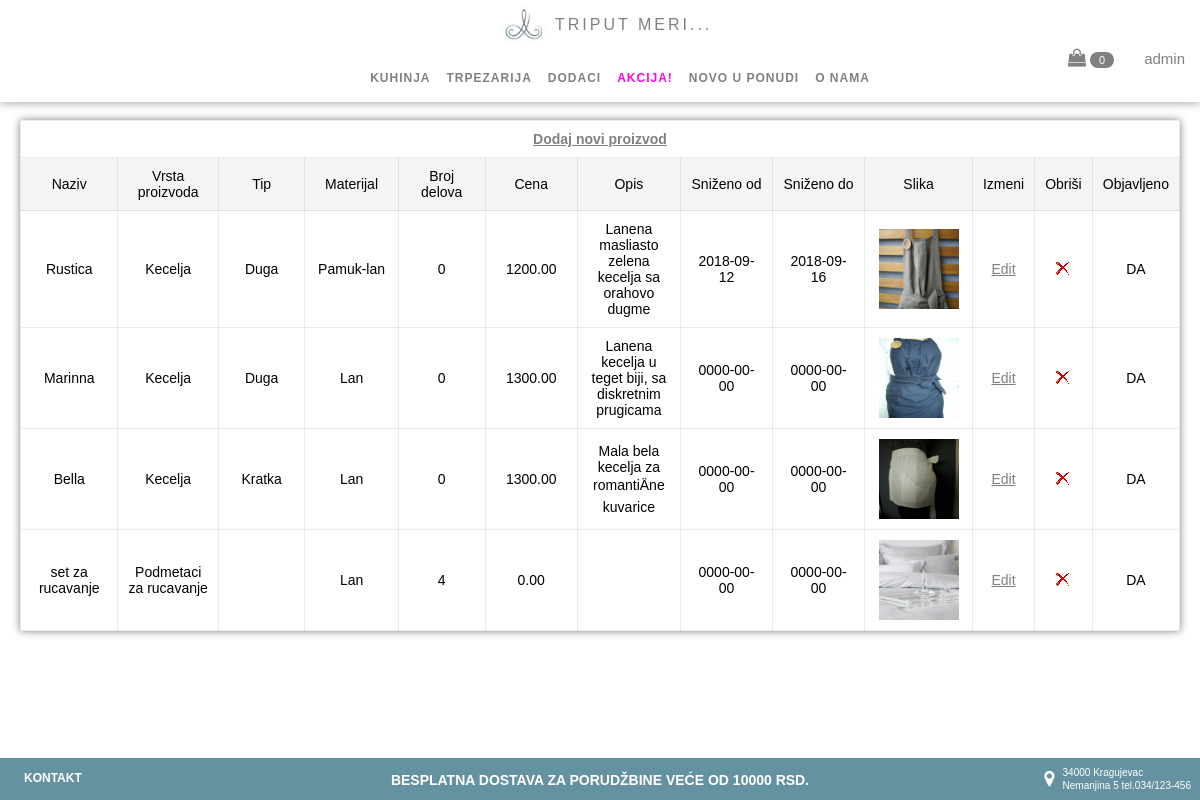
The app's page /admin.php (signed in) with its own data.
### tables this page shows
CREATE TABLE `product` (
  `Id` int(11) NOT NULL,
  `Name` varchar(50) NOT NULL,
  `TypeId` varchar(50) NOT NULL,
  `Price` decimal(16,2) NOT NULL,
  `Description` varchar(800) NOT NULL,
  `OnSaleFromDate` date NOT NULL,
  `OnSaleToDate` date NOT NULL,
  `Material` varchar(50) NOT NULL,
  `Subcategory` varchar(50) NOT NULL,
  `NumberOfPeaces` int(50) NOT NULL,
  `ImgPath` varchar(50) NOT NULL,
  `Category` varchar(50) DEFAULT NULL,
  `UserDeleted` bit(1) DEFAULT NULL,
  `CreatedOn` date DEFAULT NULL,
  `ModifiedOn` date DEFAULT NULL,
  `PublishedOn` datetime DEFAULT NULL,
  `IsPublished` bit(1) DEFAULT NULL
);

CREATE TABLE `images` (
  `Id` int(11) NOT NULL,
  `ProductId` int(11) NOT NULL,
  `ImagePath` varchar(100) NOT NULL,
  `IsCover` bit(1) DEFAULT NULL
);

### admin.php (the view, shortened to what this page needs)
<html>
<head>
<?php
        include("includes/head.inc.php");
    ?>
</head>
<body>
<header>
    <?php
        include("includes/header.inc.php");
    ?>
</header>
<section>
<div class="padd-20">
    <table id="products">
        <tr>
            <th colspan="13"><a href="addNewEntry.php"><u>Dodaj novi proizvod</u></a></th>
        </tr>
        <tr>
            <td>Naziv</td>
            <td>Vrsta proizvoda</td>
            <td>Tip</td>
            <td>Materijal</td>
            <td>Broj delova</td>
            <td>Cena</td>
            <td>Opis</td>
            <td>Sniženo od</td>
            <td>Sniženo do</td>
            <td>Slika</td>
            <td>Izmeni</td>
            <td>Obriši</td>
            <td>Objavljeno</td>
        </tr>
        <?php
        $conn = mysqli_connect("localhost","root","") or die("cannot connect to database");
        $result = mysqli_query($conn, "SELECT * FROM product WHERE UserDeleted IS NULL");
        while ($row = mysqli_fetch_array($result)){
            $tempProdId = $row['Id'];
            $sql = mysqli_query($conn, "SELECT * FROM images WHERE ProductId ='$tempProdId'AND IsCover = 1");
            $rowId = mysqli_fetch_array($sql);
            $coverImgPath = $rowId['ImagePath'];
                if($row['IsPublished']==1){
                    $publish = 'DA';
                } else {
                    $publish = 'NE';
                }
                echo    '<tr>
                            <td>'. $row['Name'] . '</td>
                            <td>'. $row['Subcategory'] . '</td>
                            <td>'. $row['TypeId'] . '</td>
                            <td>'. $row['Material'] . '</td>
                            <td>'. $row['NumberOfPeaces'] . '</td>
                            <td>'. $row['Price'] . '</td>
                            <td>'. $row['Description'] . '</td>
                            <td>'. $row['OnSaleFromDate'] . '</td>
                            <td>'. $row['OnSaleToDate'] . '</td>
                            <td><img src='.$coverImgPath.' style="width:80px; height:80px"/></td>
                            <td><a href="editProduct.php?id=' .$row['Id'].'"><u>Edit</u></a></td>
                            <td><a href="#" onclick="myFunction('.$row['Id'].')"><img src="images/drop.png" ></a></td>
                            <td>'. $publish . '</td>
                            </tr>';
        }
    ?>
    </table>
</div>
</section>
<footer>
    <?php
        include("includes/footer.inc.php");
    ?>
</footer>
</body>
</html>

### includes/head.inc.php (shortened to what this page needs)
<link rel="stylesheet" href="css/normalize.css">
<link rel="stylesheet" href="css/myStyle.css">
<link rel="stylesheet" href="../css/myStyle.css">
<link rel="stylesheet" href="https://cdnjs.cloudflare.com/ajax/libs/font-awesome/4.7.0/css/font-awesome.min.css">

### includes/header.inc.php (shortened to what this page needs)
<div id="logo-title">
    <a href="index.php">
        <img src="images/logo1.jpg" alt="logo">
        <span>TRIPUT MERI...</span>
    </a>
</div>
<ul id="lang-list">
    <li><a href="cart.php"><i class="fa fa-shopping-bag" style="font-size:18px"></i>
    <?php
        if(isset($_COOKIE['shopping_cart'])){
            $cookie_data = stripslashes($_COOKIE['shopping_cart']);
            $cart_data = json_decode($cookie_data, true);
            $count=count($cart_data);
            echo '<div class="shoping-bag-items"><span class="numb">'.$count.'</span></div>';} else
            { echo '<div class="shoping-bag-items"><span class="numb">0</span></div>';}
    ?>
    </a></li>
    <li>
        <?php
        if (isset($_SESSION["user"])){
            if ($_SESSION["user"]=="admin") {
                echo '<a href="admin.php">'.$_SESSION["user"].'</a>';
            } else {
                echo '<a href="index.php">'.$_SESSION["user"].'</a>';
            }
        }
        ?>
    </li>
</ul>
<ul id="menu-list">
    <li id ="bed"><a href="kitchen.php?category=Kuhinja">KUHINJA</a></li>
    <li id ="pil"><a href="dining.php?category=Trpezarija">TRPEZARIJA</a></li>
    <li id="bath"><a href="accessories.php?category=Dodaci">DODACI</a></li>
    <li><a class="sale" href="month-sale.php">AKCIJA!</a></li>
    <li><a href="newArrivals.php">NOVO U PONUDI</a></li>
    <li><a href="about.php">O NAMA</a></li>
</ul>

### includes/footer.inc.php (shortened to what this page needs)
<div id="footer-content">
    <ul id="footer-list">
        <li><a href="contact.php">KONTAKT</a></li>
        <li id="footer_list_rw"><b>BESPLATNA DOSTAVA ZA PORUDŽBINE VEĆE OD 10000 RSD.</b></li>
        <li>
            <table id="footer-info">
                <tr>
                    <td rowspan="2"><i class="fa fa-map-marker" style="font-size:18px"></i></td>
                    <td>34000 Kragujevac</td>
                </tr>
                <tr>
                    <td>Nemanjina 5 tel.034/123-456</td>
                </tr>
            </table>
        </li>
    </ul>
</div>

### css/myStyle.css (style rules this page uses)
* { box-sizing: border-box; font-family: Arial, Helvetica, sans-serif; margin: 0; }
a { text-decoration: none; color: gray; }
.padd-20 { padding: 20px; width: 100%; }
header { width: 100%; min-height: 92px; position: fixed; z-index: 20; text-align: center; background-color: white; box-shadow: 0px 2px 8px rgba(0, 0, 0, 0.3); background: white; }
#logo-title { padding: 5px 0 0; width: 100%; }
#logo-title img { height: 40px; width: auto; vertical-align: middle; }
#logo-title span { vertical-align: middle; letter-spacing: 3px; color: gray; }
#lang-list { text-align: right; font-size: 0; }
#lang-list li { color: gray; display: inline-block; padding: 4px 15px; font-size: 15px; }
#menu-list { margin: auto; font-size: 0; }
#menu-list li { display: inline-block; padding: 0 8px 12px; border-bottom: 4px solid transparent; transition-duration: 0.2s; }
#menu-list li a { text-decoration: none; color: gray; font-weight: 800; font-size: 12px; letter-spacing: 1px; }
.sale { color: #fc09e7 !important; }
section { text-align: center; height: 100%; width: 100%; padding: 100px 0 40px; float: left; }
table { text-align: left; }
footer { height: auto; position: fixed; bottom: 0; z-index: 10; background: #6492a1; width: 100%; }
#footer-content { padding: 0; position: relative; }
#footer-list { position: relative; padding: 14px 20px; }
#footer-list li { color: white; display: inline; list-style-type: none; font-size: 12px; font-weight: 700; padding: 0 4px; }
#footer-list li a { color: white; }
#footer-list li:nth-child(2) { font-size: 14px; position: absolute; left: 50%; transform: translate(-50%, 0%); }
#footer-list li:nth-child(3) { font-size: 10px; position: absolute; right: 0; top: 5px; }
#footer-info { color: white; font-size: 10px; display: inline-block; vertical-align: middle; margin-top: 2px; }
#footer-info td { padding: 0 3px; }
#products { border-collapse: collapse; font-size: 14px; text-align: center; margin-bottom: 40px; box-shadow: 0 0 8px grey; }
#products th, #products td { border: 1px solid rgba(128, 128, 128, 0.158); padding: 10px; width: 10%; }
#products tr:nth-child(2) { background: rgba(212, 212, 212, 0.26); }
.shoping-bag-items { display: inline-block; color: white; font-size: 11px; padding: 2px; background: gray; border-radius: 8px; vertical-align: middle; min-height: 16px; min-width: 24px; text-align: center; }

### records on screen
product: Name "Rustica", Subcategory "Kecelja", TypeId "Duga", Material "Pamuk-lan", NumberOfPeaces "0", Price "1200.00", Description "Lanena masliasto zelena kecelja sa orahovo dugme", OnSaleFromDate "2018-09-12", OnSaleToDate "2018-09-16", images.ImagePath (picture), IsPublished "DA"
product: Name "Marinna", Subcategory "Kecelja", TypeId "Duga", Material "Lan", NumberOfPeaces "0", Price "1300.00", Description "Lanena kecelja u teget biji, sa diskretnim prugicama", OnSaleFromDate "0000-00-00", OnSaleToDate "0000-00-00", images.ImagePath (picture), IsPublished "DA"
product: Name "Bella", Subcategory "Kecelja", TypeId "Kratka", Material "Lan", NumberOfPeaces "0", Price "1300.00", Description "Mala bela kecelja za romantiÄne kuvarice", OnSaleFromDate "0000-00-00", OnSaleToDate "0000-00-00", images.ImagePath (picture), IsPublished "DA"
product: Name "set za rucavanje", Subcategory "Podmetaci za rucavanje", Material "Lan", NumberOfPeaces "4", Price "0.00", OnSaleFromDate "0000-00-00", OnSaleToDate "0000-00-00", images.ImagePath (picture), IsPublished "DA"

### other values on screen
$_SESSION["user"] "admin"
